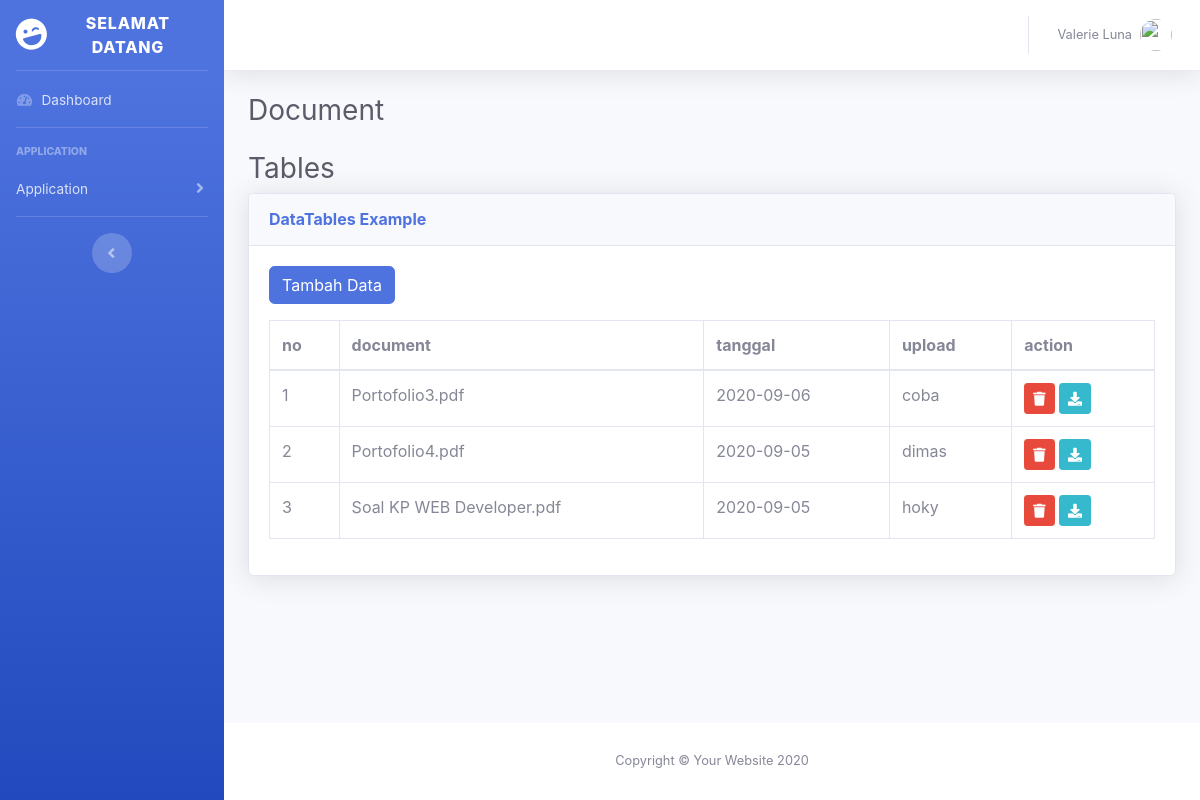
/index.php/auth/dokument, run on the app's committed database.
### tables this page shows
CREATE TABLE `document` (
  `id` int(11) NOT NULL,
  `document` varchar(255) NOT NULL,
  `tanggal` date NOT NULL,
  `upload` varchar(150) NOT NULL
);

### application/controllers/Auth.php (called while the page is built, shortened)
<?php
class Auth extends CI_Controller
 {
    public function __construct()
    {
        $this->load->model('document_model');
        $this->load->model('diskusi_model');
        $this->load->model('galery_model');
        $this->load->library('form_validation');
    }
     public function dokument()
     {
        $data = array(
            'title' => 'data document',
            'document' => $this->document_model->getAllDocument()
        );
         $this->load->view('templates/header', $data);
         $this->load->view('templates/sidebar');
         $this->load->view('templates/topbar');
         $this->load->view('auth/dokument', $data);
         $this->load->view('templates/footer');
     }
 }

### index.php (called while the page is built, shortened)
<?php
require_once BASEPATH.'core/CodeIgniter.php';

### application/models/Document_model.php (called while the page is built, shortened)
<?php defined('BASEPATH') OR exit('No direct script access allowed');
class Document_model extends CI_Model {
    public function getAllDocument()
    {
        $query = $this->db->order_by('id', 'DESC')->get('document');
        return $query->result();
    }
}

### application/views/auth/dokument.php (the view)
<div class="container-fluid">
  <h1 class="h3 mb-4 text-gray-800">Document</h1>
  <h1 class="h3 mb-2 text-gray-800">Tables</h1>
  <div class="card shadow mb-4">
    <div class="card-header py-3">
      <h6 class="m-0 font-weight-bold text-primary">DataTables Example</h6>
    </div>
    <div class="card-body">
      <div class="table-responsive">
      <div class="row mb-3">
        <div class="col-md-6">
          <a href="<?= base_url(); ?>document/tambah_doc" class="btn btn-primary">Tambah
        Data</a>
       </div>
      </div>
        <table class="table table-bordered" id="dataTable" width="100%" cellspacing="0" cellpadding="5" margin-top:5px;>
          <thead>
            <tr>
            <th scope="col">no</th>
               <th scope="col">document</th>
               <th scope="col">tanggal</th>
               <th scope="col">upload</th>
               <th scope="col">action</th>
            </tr>
          </thead>
          <tbody>
       <?php
        $no = 1;
        foreach ($document as $doc) {
            ?>
        <tr>
            <td><?= $no++; ?></td>
            <td><?= $doc->document; ?></td>
            <td><?= $doc->tanggal; ?></td>
            <td><?= $doc->upload; ?></td>
            <td>
                <?= anchor('document/hapus_doc/'.$doc->id, '<div class="btn btn-danger btn-sm"><i class="fa fa-trash"></i></div> ') ?>
                <?= anchor('document/download_doc/'.$doc->document, '<div class="btn btn-info btn-sm"><i class="fa fa-download"></i></div> ') ?>
            </td>
        </tr>
    <?php } ?>
          </tbody>
        </table>
      </div>
    </div>
  </div>
</div>
</div>

### application/views/templates/header.php (shortened to what this page needs)
<!DOCTYPE html>
<html lang="en">
<head>
  <link href="<?= base_url('assets/'); ?>vendor/fontawesome-free/css/all.min.css" rel="stylesheet" type="text/css">
  <link href="<?= base_url('assets/'); ?>css/sb-admin-2.min.css" rel="stylesheet">
</head>
<body id="page-top">
  <div id="wrapper">

### application/views/templates/sidebar.php (shortened to what this page needs)
<ul class="navbar-nav bg-gradient-primary sidebar sidebar-dark accordion" id="accordionSidebar">
<a class="sidebar-brand d-flex align-items-center justify-content-center" href="index.html">
  <div class="sidebar-brand-icon rotate-n-15">
    <i class="fas fa-laugh-wink"></i>
  </div>
  <div class="sidebar-brand-text mx-3">Selamat Datang</div>
</a>
<hr class="sidebar-divider my-0">
<li class="nav-item">
  <a class="nav-link" href="<?= base_url('auth/index'); ?>">
    <i class="fas fa-fw fa-tachometer-alt"></i>
    <span>Dashboard</span></a>
</li>
<hr class="sidebar-divider">
<div class="sidebar-heading">
Application
</div>
<li class="nav-item">
  <a class="nav-link collapsed" href="#" data-toggle="collapse" data-target="#collapseTwo" aria-expanded="true" aria-controls="collapseTwo">
    <span>Application</span>
  </a>
</li>
<hr class="sidebar-divider d-none d-md-block">
<div class="text-center d-none d-md-inline">
  <button class="rounded-circle border-0" id="sidebarToggle"></button>
</div>
</ul>

### application/views/templates/topbar.php (shortened to what this page needs)
<div id="content-wrapper" class="d-flex flex-column">
<div id="content">
  <nav class="navbar navbar-expand navbar-light bg-white topbar mb-4 static-top shadow">
    <ul class="navbar-nav ml-auto">
      <li class="nav-item dropdown no-arrow">
        <a class="nav-link dropdown-toggle" href="#" id="userDropdown" role="button" data-toggle="dropdown" aria-haspopup="true" aria-expanded="false">
          <span class="mr-2 d-none d-lg-inline text-gray-600 small">Valerie Luna</span>
          <img class="img-profile rounded-circle" src="https://source.unsplash.com/QAB-WJcbgJk/60x60">
        </a>
      </li>
    </ul>
  </nav>

### application/views/templates/footer.php (shortened to what this page needs)
<footer class="sticky-footer bg-white">
        <div class="container my-auto">
          <div class="copyright text-center my-auto">
            <span>Copyright &copy; Your Website 2020</span>
          </div>
        </div>
      </footer>
    </div>
  </div>
</body>
</html>

### data on the page
document: document "Portofolio3.pdf", tanggal "2020-09-06", upload "coba"
document: document "Portofolio4.pdf", tanggal "2020-09-05", upload "dimas"
document: document "Soal KP WEB Developer.pdf", tanggal "2020-09-05", upload "hoky"
